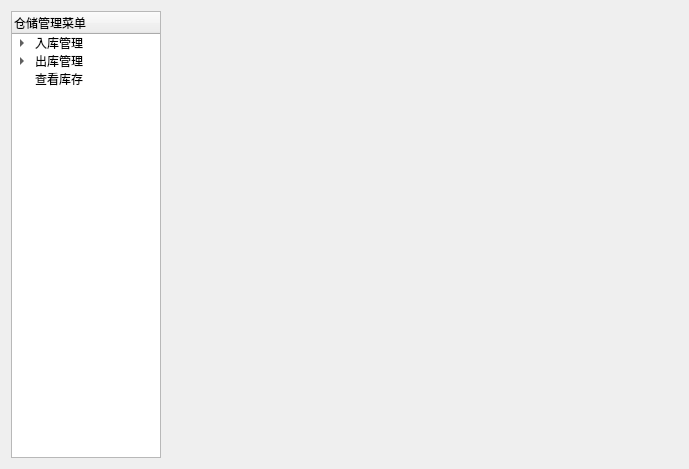
<?xml version="1.0" encoding="UTF-8"?>
<ui version="4.0">
 <class>storage_keeper_main_page</class>
 <widget class="QWidget" name="storage_keeper_main_page">
  <property name="geometry">
   <rect>
    <x>0</x>
    <y>0</y>
    <width>689</width>
    <height>469</height>
   </rect>
  </property>
  <property name="windowTitle">
   <string>Form</string>
  </property>
  <layout class="QHBoxLayout" name="horizontalLayout">
   <item>
    <widget class="QTreeWidget" name="treeWidget">
     <property name="minimumSize">
      <size>
       <width>150</width>
       <height>0</height>
      </size>
     </property>
     <property name="maximumSize">
      <size>
       <width>150</width>
       <height>16777215</height>
      </size>
     </property>
     <column>
      <property name="text">
       <string>仓储管理菜单</string>
      </property>
     </column>
     <item>
      <property name="text">
       <string>入库管理</string>
      </property>
      <item>
       <property name="text">
        <string>添加入库单</string>
       </property>
      </item>
      <item>
       <property name="text">
        <string>查看入库记录</string>
       </property>
      </item>
     </item>
     <item>
      <property name="text">
       <string>出库管理</string>
      </property>
      <item>
       <property name="text">
        <string>添加出库单</string>
       </property>
      </item>
      <item>
       <property name="text">
        <string>查看入库记录</string>
       </property>
      </item>
     </item>
     <item>
      <property name="text">
       <string>查看库存</string>
      </property>
     </item>
    </widget>
   </item>
   <item>
    <widget class="QStackedWidget" name="stackedWidget">
     <widget class="QWidget" name="page"/>
     <widget class="QWidget" name="page_2"/>
    </widget>
   </item>
  </layout>
 </widget>
 <resources/>
 <connections/>
</ui>
